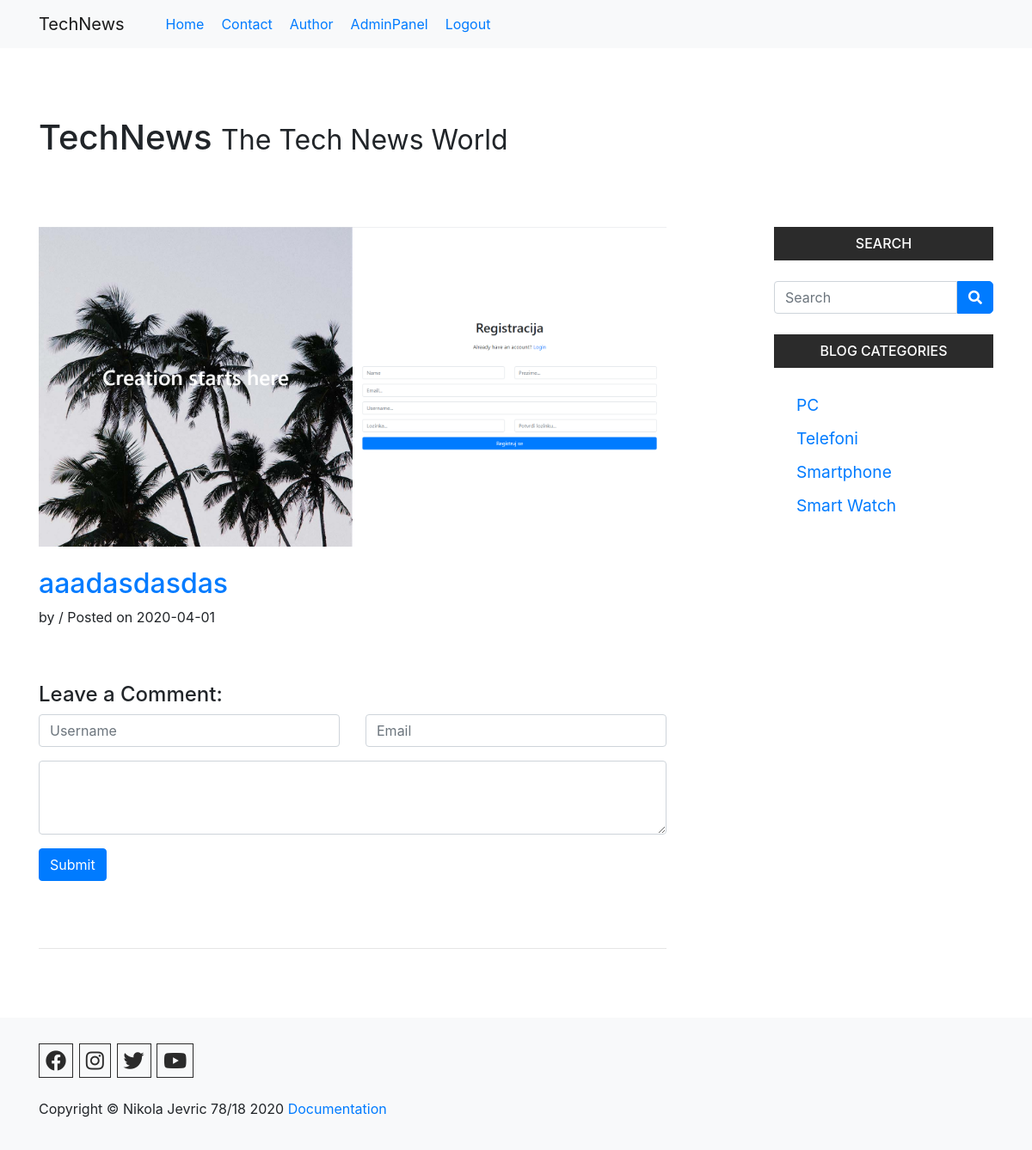
/postid.php?id=78 (signed in), run on the app's committed database.
### tables this page shows
CREATE TABLE `nav` (
  `idNav` int(5) NOT NULL,
  `naslov` varchar(50) NOT NULL,
  `link` varchar(40) NOT NULL
);

CREATE TABLE `postovi` (
  `idPost` int(5) NOT NULL,
  `naslovPost` varchar(255) NOT NULL,
  `tekst` text NOT NULL,
  `autorPost` varchar(30) NOT NULL,
  `datumPost` date NOT NULL,
  `tagPost` varchar(50) NOT NULL,
  `idImgPost` int(5) NOT NULL,
  `idKat` int(5) NOT NULL
);

CREATE TABLE `imgpostovi` (
  `idImgPost` int(5) NOT NULL,
  `srcPost` varchar(255) NOT NULL,
  `altPost` varchar(255) NOT NULL
);

CREATE TABLE `kategorije` (
  `idKat` int(5) NOT NULL,
  `naslovKat` varchar(35) NOT NULL
);

### postid.php (the view, shortened to what this page needs)
<!DOCTYPE html>
<html lang="en">
<?php require_once("php_require/header.php"); ?>
<body>
   <?php require_once("php_require/navigation.php"); ?>
    <div class="container">
    <h1>TechNews <small>The Tech News World</small></h1>
        <div class="row">
            <div class="col-md-8 col-11 mx-auto mx-md-0">
                <?php
                    if(isset($_GET['id'])){
                    $idPost=$_GET['id'];
                    $query = "SELECT p.naslovPost,p.autorPost,p.datumPost,p.tekst,ip.srcPost FROM postovi p INNER JOIN imgpostovi ip ON p.idImgPost = ip.idImgPost WHERE idPost=$idPost";
                    $rezultat=$konekcija->query($query)->fetch();
                    ?>
                    <div class="blog">
                        <img class="img-fluid mb-4" src="img/<?=$rezultat['srcPost']?>" alt="Opis">
                        <h2><a href="#"><?=$rezultat['naslovPost']?></a></h2>
                        <div class="d-flex">
                            <p>by <a href="index.php"><?=$rezultat['autorPost']?></a> /&nbsp;</p>
                            <p> Posted on <?=$rezultat['datumPost']?></p>
                        </div>
                        <div class="row my-3">
                            <div class="col-lg-12 text-justify blogTekst">
                            </div>
                        </div>
                        <div class="row">
                            <div class="col-lg-12">
                                <div class="well">
                                    <h4>Leave a Comment:</h4>
                                    <form action="" method="post">
                                        <div class="form-group">
                                            <div class="row">
                                                <div class="col-lg-6">
                                                <input type="text" class="form-control" name="imeAutor" placeholder="Username">
                                                </div>
                                                <div class="col-lg-6">
                                                <input type="text" class="form-control" name="emailAutor" placeholder="Email">
                                                </div>
                                        </div>
                                        </div>
                                        <div class="form-group">
                                            <textarea class="form-control" rows="3" name="tekstKomentar"></textarea>
                                        </div>
                                        <input type="submit" class="btn btn-primary mb-5" name="submitKomentar">
                                    </form>
                                </div>
                            </div>
                        </div>
                        <hr>
                    </div>
                <?php }
                ?>
            </div>
            <?php require_once("php_require/desniBlok.php")?>
        </div>
    <?php require_once("php_require/footer.php")?>
</body>
</html>

### php_require/navigation.php (shortened to what this page needs)
<?php require_once("konekcija.php");
 ?>
<nav class="navbar navbar-expand-lg navbar-light bg-light" id="nav">
        <div class="container">
        <a class="navbar-brand mr-5" href="index.php"> TechNews</a>
        <div class="collapse navbar-collapse" id="navbarSupportedContent">
          <ul class="navbar-nav mr-auto">
            <?php
              $query = "SELECT * FROM nav";
              $rezultat = $konekcija->query($query)->fetchAll();
              ?>
              <?php
              foreach( $rezultat as $i):?>
                <?php $navNaslov = $i['naslov'];
                if(isset($_SESSION['korisnik'])){
                  if($i['naslov']=='Login'){continue;}
                  if($i['naslov']=='Register'){continue;}
                }
                ?>
                <li><a href="<?=$i['link']?>"><?=$navNaslov?></a></li>
              <?php endforeach;?>
          </ul>
        </div>
    </div>
      </nav>

### php_require/desniBlok.php
<?php require_once("php_require/konekcija.php"); ?>
<div class="col-md-3 col-11 mx-auto mx-md-0 ml-md-auto desniInfo">
                <div class="desniBlok">
                    <h4 class="mb-3 text-uppercase">Search</h4>
                    <form action="search.php" method="post">
                        <div class="input-group my-4">
                            <input type="text" name="search" class="form-control" placeholder="Search">
                            <span class="input-group-btn">
                                <button name="submitSearch" class="btn btn-primary searchIcon" type="submit">
                                    <i class="fas fa-search"></i>
                                </button>
                            </span>
                        </div>
                    </form>
                </div>
                <div class="desniBlok">
                    <h4 class="mb-3 text-uppercase">Blog Categories</h4>
                    <div class="row my-4">
                        <div class="col-lg-10 text-left">
                            <ul class="list-unstyled pl-3 kategorije">
                            <?php
                                $query = "SELECT * FROM kategorije";
                                $rezultat = $konekcija->query($query)->fetchAll();
                                foreach($rezultat as $i):?>
                                <li><a href="postcat.php?idKat=<?=$i['idKat'] ?>"><?=$i['naslovKat'] ?></a>
                                </li>
                                <?php endforeach;?>
                            </ul>
                        </div>
                    </div>
                </div>
            </div>
        </div>

### css/style.css (style rules this page uses)
* { padding:0px; margin:0px; scroll-behavior: smooth; }
hr { margin: 30px 0px!important; }
nav ul li { margin-right: 20px; }
h1 { margin:80px 0px!important; }
.desniBlok h4 { background:#2B2B2B; color:#fff; text-align: center; padding:10px 0px; font-size:1em; }
.searchIcon { border-radius: 0px 5px 5px 0px!important; }
.kategorije li { padding:5px 10px; font-size:1.2em; transition: .3s ease; }
.blogTekst { font-size:1.15em; }

### data on the page
nav: naslov "Home"
nav: naslov "Contact"
nav: naslov "Author"
nav: naslov "AdminPanel"
nav: naslov "Logout"
postovi: idImgPost.srcPost (picture), naslovPost "aaadasdasdas", datumPost "2020-04-01"
kategorije: naslovKat "PC"
kategorije: naslovKat "Telefoni"
kategorije: naslovKat "Smartphone"
kategorije: naslovKat "Smart Watch"
